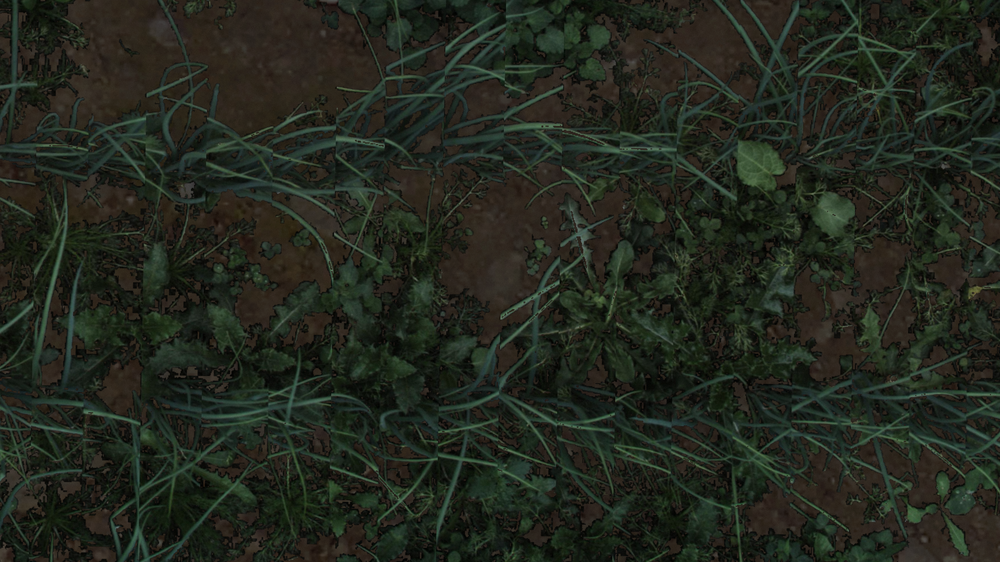
#> input picture TESTING/Onion/Analysis1a.png, 1000 x 562 px, shrunk from 1920 x 1080 before the run
$ python weed_detection.py Analysis1a.png
#> lines starting #> are read from the running program, lines starting #| are printed output that depends on the picture; after the words box and inside, x2 and y2 are one past the last pixel; in counts of white or black regions, pixels touching at a corner belong together
### TESTING/Onion/generic.py
import cv2
import numpy as np

def imreconstruct(img, mask, st): #img is dilated
    _,mask = cv2.threshold(mask,0.5,1, cv2.THRESH_BINARY)
    #cv2.imwrite('out/MASK.png', mask*255)
    #cv2.imwrite('out/IMG.png', img*255)
    img_new = img.copy()

    #i=0
    while True:
        #i+=1;
        #print(i)
        img = mask*cv2.dilate(img, st, iterations=1)
        #if i%100==0:
            #cv2.imwrite("out/IMG_"+str(i)+".png", img*255)
        if (np.array_equal(img_new,img)):
            #cv2.imwrite("out/IMG_"+str(i)+".png", img*255)
            return img
        img_new = img


def imfill(im_in, n): #swap this out to only accept binary images
    h, w = im_in.shape[:2]

    #invert im_in (padd by 2)
    in2 = np.ones((h+2, w+2), np.uint8)
    in2[1:h+1,1:w+1] = im_in==0

    #make empty array (padd by 2)
    emptyMask = np.zeros((h+2, w+2), np.uint8)
    emptyMask[0,0] = 1

    #imreconstruct(emptyMask, im_in)
    rec = imreconstruct(emptyMask, in2, np.ones((3,3),np.uint8))

    RET = (rec[1:h+1,1:w+1]==0)

    #return not(reconstructed)
    return RET

def imbinarize(im_in, threshold, maxvalue=1):
    if maxvalue==1:
        _,bina = cv2.threshold(im_in.astype(np.double),threshold,maxvalue,cv2.THRESH_BINARY)
    else:
        _,bina = cv2.threshold(im_in.astype(np.uint8),threshold,maxvalue,cv2.THRESH_BINARY)
    return bina

def imdilate(I, kernel):
    return cv2.dilate(I.astype(np.uint8),  kernel, iterations=1)

def imerode(I, kernel):
    return cv2.erode(I.astype(np.uint8),  kernel, iterations=1)

def imclose(I, kernel):
    return cv2.morphologyEx(I.astype(np.uint8), cv2.MORPH_CLOSE, kernel)

def imopen(I, kernel):
    return cv2.morphologyEx(I.astype(np.uint8), cv2.MORPH_OPEN, kernel)

def bgr2hsv(I):
    return cv2.cvtColor(I.astype(np.uint8), cv2.COLOR_BGR2HSV)
#> returned value: shape (562, 1000, 3); mean H, S, V 43.2, 81.9, 41.2

def imrotate(image, angle, e,x): #https://stackoverflow.com/a/9042907
  image_center = tuple(np.array(image.shape[1::-1]) / 2)
  rot_mat = cv2.getRotationMatrix2D(image_center, angle, 1.0)
  result = cv2.warpAffine(image, rot_mat, image.shape[1::-1], flags=cv2.INTER_LINEAR)
  return result

def strel(style, size):
    if style == "disk":
        return cv2.getStructuringElement(cv2.MORPH_ELLIPSE, (size, size))
    elif style == "square":
        return np.ones((size,size),np.uint8)

def T(I):
    return cv2.transpose(np.array(I))

def summ(I,dimension='column'):
    if dimension == 'all':
	return sum([sum(row) for row in I])
    else:
        if dimension=='row':
            I = cv2.transpose(I)
        return [sum(row) for row in I]

### TESTING/Onion/weed_detection.py
import cv2
import numpy as np
import matplotlib.pyplot as plt
from generic import imreconstruct, imfill, imbinarize, imdilate, imerode, imclose, imopen, bgr2hsv, imrotate, strel, T, summ
from sys import argv
import os

# [72 lines left out: functions basil, cabbage, not called in this run]


def onion(IMG_RAW,n):
	im_hsv = bgr2hsv(IMG_RAW)
#> IMG_RAW is the input picture: shape (562, 1000, 3); mean B, G, R 29.3, 38.8, 34.4
	im_r = IMG_RAW[:,:,0].astype(int)
	im_g = IMG_RAW[:,:,1].astype(int)
	im_b = IMG_RAW[:,:,2].astype(int)
	im_h = im_hsv[:,:,0].astype(float)/180


	# Dirt Mask
	dirtMask1 = imbinarize(im_h, .17);
#> in imbinarize, `_,bina = cv2.threshold(im_in.astype(np.double),threshold,maxvalue,cv2...`:
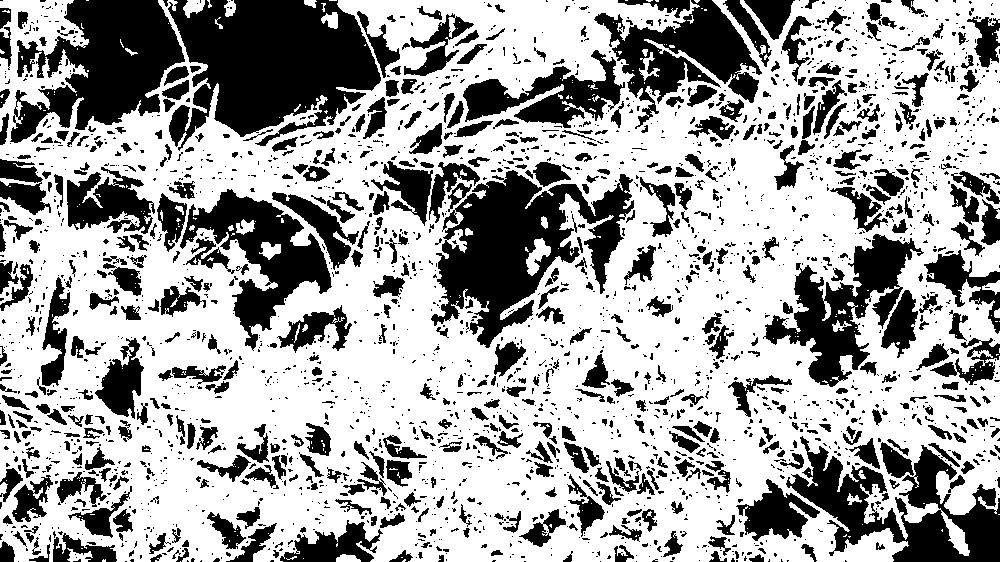
#> bina: shape (562, 1000) float64; values 0 (black) and 1 (white), 64.4% white; 2522 black regions (1877 under 20 px), largest, box (x1, y1, x2, y2) and area: (168, 0, 381, 151) 21032, (431, 170, 634, 348) 16294, (10, 0, 185, 143) 13715
	dirtMask = np.array(dirtMask1==0, dtype='uint8')


	# Plant Mask
	print(np.amax(im_r))
#| 115
	print(np.amax(im_g))
#| 130
	x = np.array((im_r+im_g)*2, dtype='uint8')
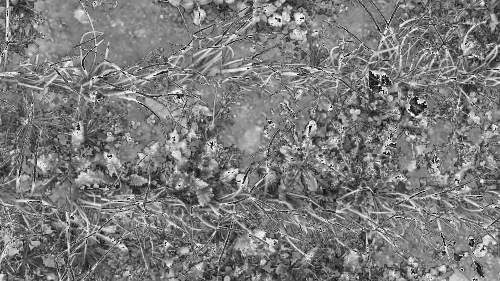
#> x: shape (562, 1000) (shown at 1/2 size); min 0, max 254, mean 123
	cv2.imwrite('/media/computing/141E-156D/GITHUB REPOSITORIES/MODULES/ROBOT PROGRAMMING/Weed Extraction/im_plant_1a.png', x)

	print(np.amax(x))
#| 254
	print(np.amax(im_b))
#| 110
	im_plant_1 = np.array(x<im_b, dtype='uint8')
#> im_plant_1: shape (562, 1000); values 0 (black) and 1 (white), 3.8% white in thin lines or dots
	print(summ(im_plant_1,'all'))
#| 21334
	cv2.imwrite('/media/computing/141E-156D/GITHUB REPOSITORIES/MODULES/ROBOT PROGRAMMING/Weed Extraction/im_plant_1b.png', im_plant_1*255)

	im_plant_rot = imrotate(im_plant_1,n,'bilinear','crop');
	#cv2.imwrite('/media/computing/141E-156D/GITHUB REPOSITORIES/MODULES/ROBOT PROGRAMMING/Weed Extraction/im_plant_rot.png', im_plant_rot*255)

	im_plant_2 = T(T(im_plant_rot)*T(summ(im_plant_rot,'column')));
#> in T (call 3), `return cv2.transpose(np.array(I))`:
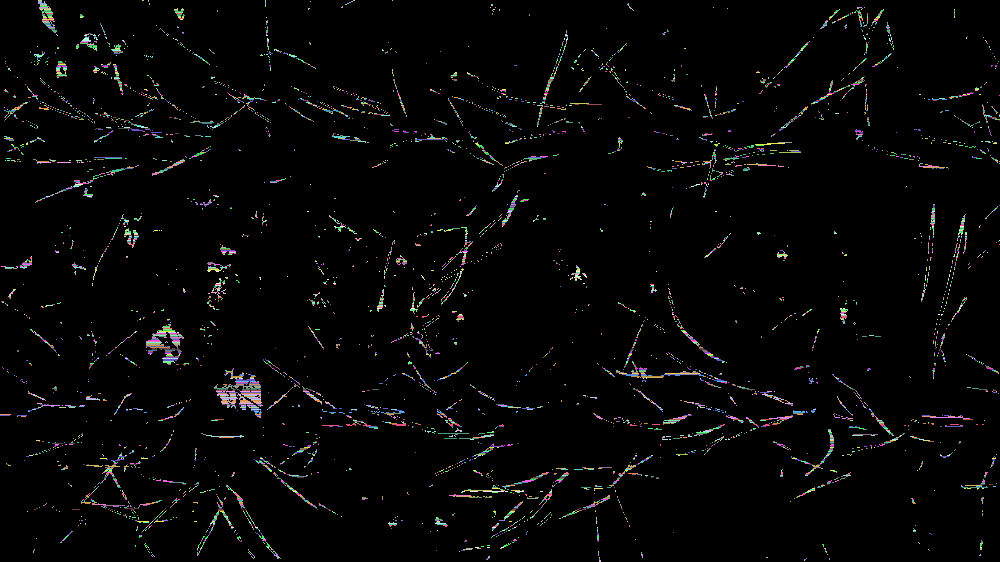
#> returned value: shape (562, 1000) int32; 81 distinct labels, from 0 to 100; one colour per label, 0 black
	#cv2.imwrite('/media/computing/141E-156D/GITHUB REPOSITORIES/MODULES/ROBOT PROGRAMMING/Weed Extraction/im_plant_2.png', im_plant_2)


	im_plant_3 = im_plant_2/np.amax(im_plant_2)
	print(np.amax(im_plant_2))
#| 100
	#cv2.imwrite('/media/computing/141E-156D/GITHUB REPOSITORIES/MODULES/ROBOT PROGRAMMING/Weed Extraction/im_plant_3.png', im_plant_3*255)


	im_plant_4 = imbinarize(im_plant_3,0.35);
	im_plant_5 = imdilate(im_plant_4, strel('disk',45));
	plantMask = imrotate(im_plant_5,-n,'bilinear','crop');
	#cv2.imwrite('/media/computing/141E-156D/GITHUB REPOSITORIES/MODULES/ROBOT PROGRAMMING/Weed Extraction/plantMask.png', plantMask*255)

	# Weed Mask
	weedMask1 = plantMask+dirtMask;
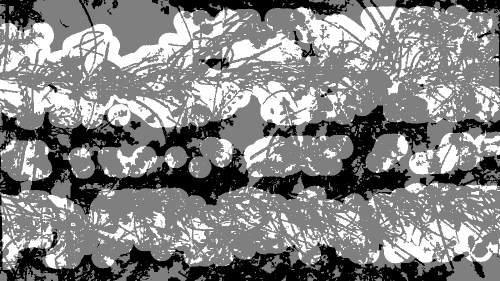
#> weedMask1: shape (562, 1000) (shown at 1/2 size); min 0, max 2, mean 1.04; drawn with min black and max white
	weedMask = np.array(weedMask1==0, dtype='uint8')
#> weedMask: shape (562, 1000); values 0 (black) and 1 (white), 18.5% white; 209 white regions (151 under 20 px), largest, box (x1, y1, x2, y2) and area: (0, 224, 498, 429) 30638, (505, 210, 862, 407) 19905, (356, 488, 909, 562) 17167
	im_weed_target_1b = imfill(weedMask, .5);
#> after the loop in imreconstruct, `while True:`:
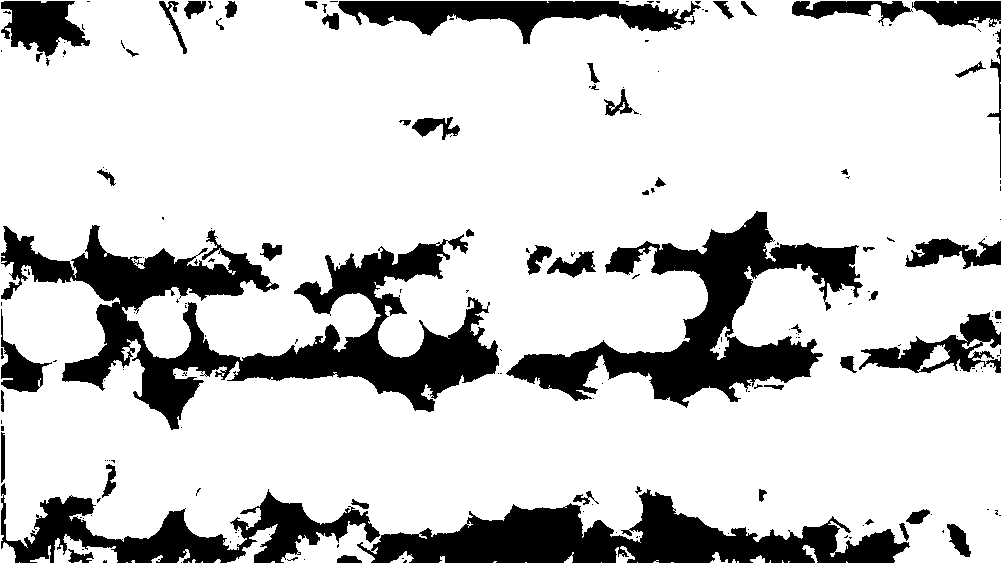
#> img: shape (564, 1002); values 0 (black) and 1 (white), 80.4% white; 198 black regions (140 under 20 px), largest, box (x1, y1, x2, y2) and area: (1, 225, 499, 430) 32627, (506, 211, 863, 408) 21398, (357, 489, 910, 563) 19276
	im_weed_target_2b = imerode(im_weed_target_1b, strel('disk',50))

	# Overlay
	Overlay = IMG_RAW.copy()
	Overlay[:,:,2] = Overlay[:,:,2]+weedMask*100;
#> Overlay: shape (562, 1000, 3); 18.47% of pixels changed, all inside (x1, y1, x2, y2) = (0, 0, 1000, 562)
	Overlay[:,:,1] = Overlay[:,:,1]+plantMask*100;
	Overlay[:,:,0] = Overlay[:,:,0]+dirtMask*100;
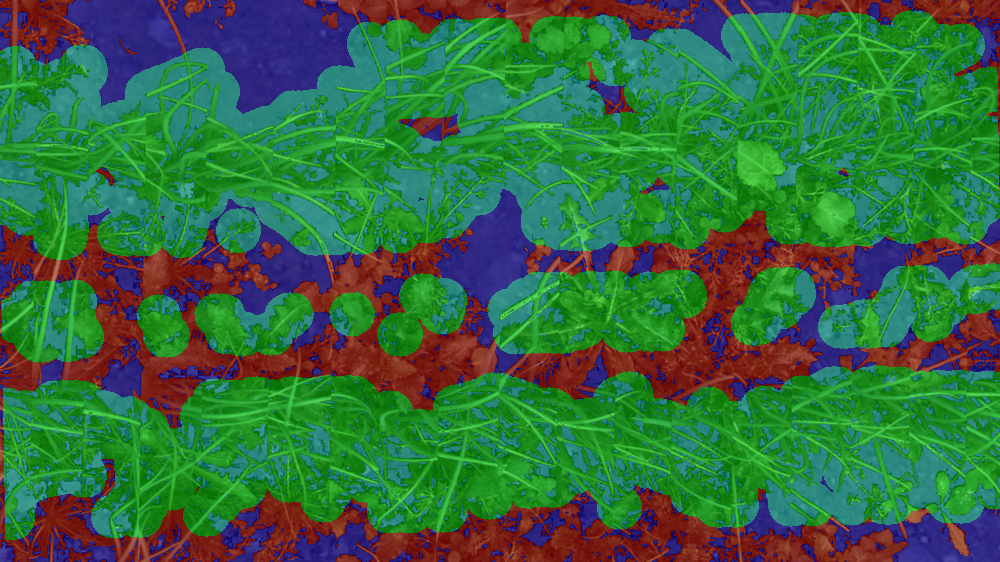
#> Overlay: shape (562, 1000, 3); mean B, G, R 64.8, 107.2, 52.8
	Overlay[:,:,2] = Overlay[:,:,2]+im_weed_target_2b*255
#> Overlay: shape (562, 1000, 3); 0.03% of pixels changed, all inside (x1, y1, x2, y2) = (425, 0, 554, 544)

	cv2.imwrite('/media/computing/141E-156D/GITHUB REPOSITORIES/MODULES/ROBOT PROGRAMMING/Weed Extraction/Overlay.png', Overlay)
	#cv2.imwrite('out/plantMask.png', plantMask*255)
	#cv2.imwrite('out/weedMask.png', weedMask*255)
	#cv2.imwrite('out/dirtMask.png', dirtMask*255)

	return (Overlay, weedMask, plantMask, dirtMask)


if __name__ == '__main__':
	onion(cv2.imread('Analysis1a.png'),179)
	#cabbage(cv2.imread('Analysis2.png'))
	#basil(cv2.imread('Analysis3.png'),'')

$ run again, with TESTING/Image Processing/Weed Extraction/Analysis2.png copied over TESTING/Onion/Analysis1a.png
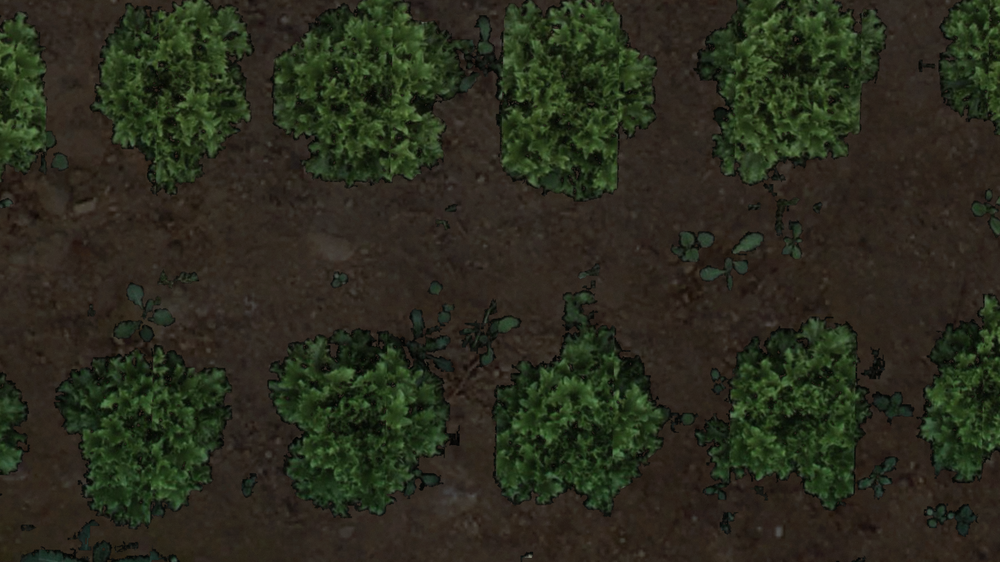
#> input picture TESTING/Image Processing/Weed Extraction/Analysis2.png, 1000 x 562 px, shrunk from 1920 x 1080 before the run
#> in onion, IMG_RAW is the input picture: shape (562, 1000, 3); mean B, G, R 28.6, 42.5, 41.4
#> in imbinarize, `_,bina = cv2.threshold(im_in.astype(np.double),threshold,maxvalue,cv2...`:
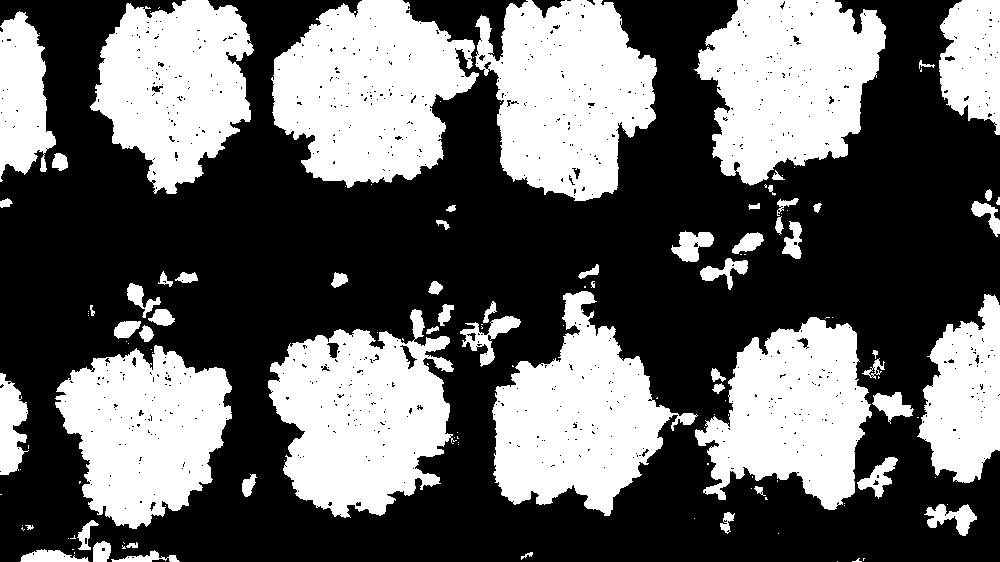
#> bina: shape (562, 1000) float64; values 0 (black) and 1 (white), 40.2% white; 135 white regions (73 under 20 px), largest, box (x1, y1, x2, y2) and area: (271, 0, 479, 188) 26448, (268, 309, 457, 518) 25311, (475, 0, 657, 201) 25265
#| 114
#| 137
#| 254
#| 128
#> im_plant_1: shape (562, 1000); values 0 (black) and 1 (white), 3.1% white in thin lines or dots
#| 17532
#> result: shape (562, 1000); values 0 (black) and 1 (white), 3% white in thin lines or dots
#| 111
#> bina: shape (562, 1000) float64; values 0 (black) and 1 (white), 2.3% white in thin lines or dots, all inside (x1, y1, x2, y2) = (0, 82, 1000, 558)
#> result: shape (562, 1000); values 0 (black) and 1 (white), 46.7% white; 10 white regions, largest, box (x1, y1, x2, y2) and area: (73, 0, 679, 189) 94893, (691, 0, 905, 179) 31948, (474, 341, 681, 502) 26213
#> weedMask: shape (562, 1000); values 0 (black) and 1 (white), 4.5% white; 161 white regions (71 under 20 px), largest, box (x1, y1, x2, y2) and area: (562, 291, 616, 361) 1824, (927, 294, 1000, 363) 1339, (527, 178, 618, 201) 1189
#> in2: shape (564, 1002); values 0 (black) and 1 (white), 95.5% white; 161 black regions (71 under 20 px), largest, box (x1, y1, x2, y2) and area: (563, 292, 617, 362) 1824, (928, 295, 1001, 364) 1339, (528, 179, 619, 202) 1189
#> img_new: shape (564, 1002); values 0 (black) and 1 (white), 0% white in thin lines or dots, all inside (x1, y1, x2, y2) = (0, 0, 1, 1)
#> RET: shape (562, 1000) bool; 4.5% white; 161 white regions (71 under 20 px), largest, box (x1, y1, x2, y2) and area: (562, 291, 616, 361) 1835, (927, 294, 1000, 363) 1340, (527, 178, 618, 201) 1209
#> in onion, `Overlay[:,:,0] = Overlay[:,:,0]+dirtMask*100;`:
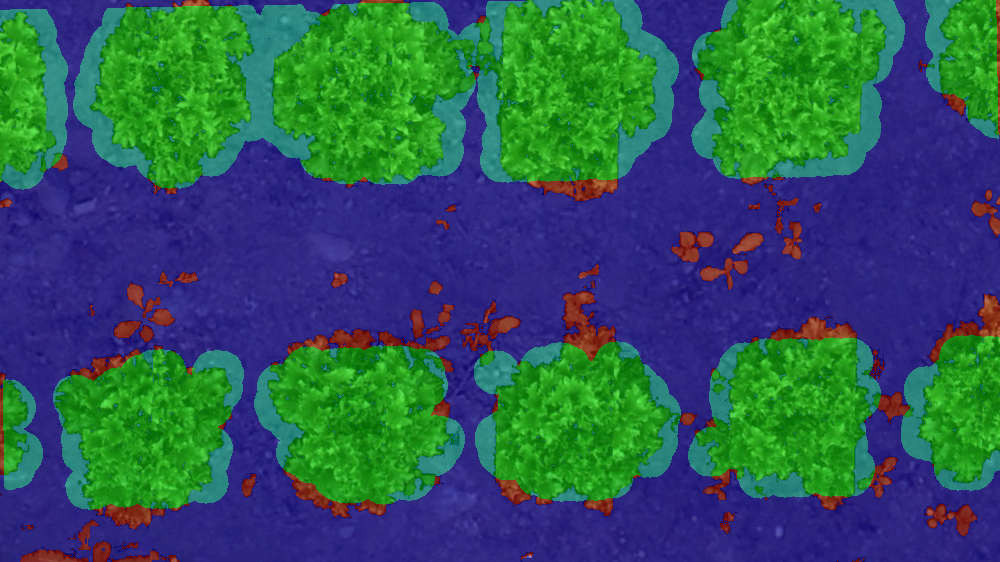
#> Overlay: shape (562, 1000, 3); mean B, G, R 88.4, 89.3, 45.9
